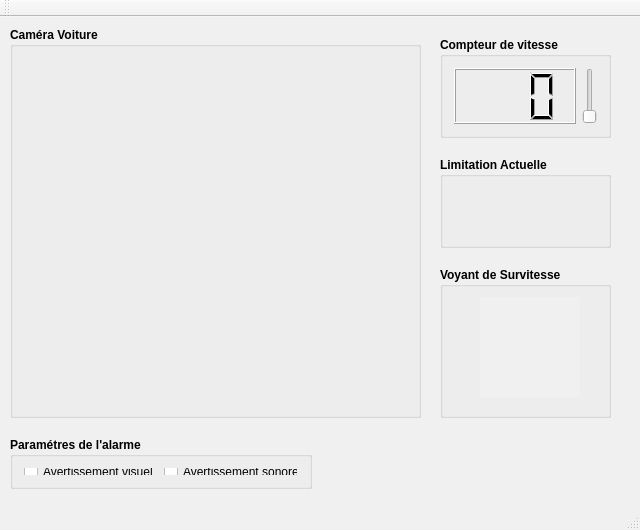
<?xml version="1.0" encoding="UTF-8"?>
<ui version="4.0">
 <class>MainWindow</class>
 <widget class="QMainWindow" name="MainWindow">
  <property name="enabled">
   <bool>true</bool>
  </property>
  <property name="geometry">
   <rect>
    <x>0</x>
    <y>0</y>
    <width>640</width>
    <height>530</height>
   </rect>
  </property>
  <property name="minimumSize">
   <size>
    <width>640</width>
    <height>530</height>
   </size>
  </property>
  <property name="maximumSize">
   <size>
    <width>640</width>
    <height>530</height>
   </size>
  </property>
  <property name="palette">
   <palette>
    <active>
     <colorrole role="Base">
      <brush brushstyle="SolidPattern">
       <color alpha="255">
        <red>255</red>
        <green>255</green>
        <blue>255</blue>
       </color>
      </brush>
     </colorrole>
     <colorrole role="Window">
      <brush brushstyle="SolidPattern">
       <color alpha="255">
        <red>240</red>
        <green>240</green>
        <blue>240</blue>
       </color>
      </brush>
     </colorrole>
    </active>
    <inactive>
     <colorrole role="Base">
      <brush brushstyle="SolidPattern">
       <color alpha="255">
        <red>255</red>
        <green>255</green>
        <blue>255</blue>
       </color>
      </brush>
     </colorrole>
     <colorrole role="Window">
      <brush brushstyle="SolidPattern">
       <color alpha="255">
        <red>240</red>
        <green>240</green>
        <blue>240</blue>
       </color>
      </brush>
     </colorrole>
    </inactive>
    <disabled>
     <colorrole role="Base">
      <brush brushstyle="SolidPattern">
       <color alpha="255">
        <red>240</red>
        <green>240</green>
        <blue>240</blue>
       </color>
      </brush>
     </colorrole>
     <colorrole role="Window">
      <brush brushstyle="SolidPattern">
       <color alpha="255">
        <red>240</red>
        <green>240</green>
        <blue>240</blue>
       </color>
      </brush>
     </colorrole>
    </disabled>
   </palette>
  </property>
  <property name="windowTitle">
   <string>Fenêtre Principale</string>
  </property>
  <property name="windowIcon">
   <iconset>
    <normaloff>build/medias/img/logo_SAET.jpg</normaloff>build/medias/img/logo_SAET.jpg</iconset>
  </property>
  <widget class="QWidget" name="centralWidget">
   <widget class="QGroupBox" name="gbCamera">
    <property name="geometry">
     <rect>
      <x>10</x>
      <y>10</y>
      <width>411</width>
      <height>391</height>
     </rect>
    </property>
    <property name="font">
     <font>
      <pointsize>9</pointsize>
      <weight>75</weight>
      <bold>true</bold>
      <underline>false</underline>
     </font>
    </property>
    <property name="title">
     <string>Caméra Voiture</string>
    </property>
    <widget class="QLabel" name="lablFrame">
     <property name="geometry">
      <rect>
       <x>20</x>
       <y>30</y>
       <width>361</width>
       <height>321</height>
      </rect>
     </property>
     <property name="font">
      <font>
       <weight>50</weight>
       <bold>false</bold>
       <underline>false</underline>
      </font>
     </property>
     <property name="text">
      <string/>
     </property>
     <property name="scaledContents">
      <bool>false</bool>
     </property>
     <property name="alignment">
      <set>Qt::AlignCenter</set>
     </property>
    </widget>
   </widget>
   <widget class="QGroupBox" name="gbAlarmes">
    <property name="geometry">
     <rect>
      <x>10</x>
      <y>420</y>
      <width>302</width>
      <height>52</height>
     </rect>
    </property>
    <property name="font">
     <font>
      <pointsize>9</pointsize>
      <weight>75</weight>
      <bold>true</bold>
      <underline>false</underline>
     </font>
    </property>
    <property name="title">
     <string>Paramétres de l'alarme</string>
    </property>
    <property name="flat">
     <bool>false</bool>
    </property>
    <property name="checkable">
     <bool>false</bool>
    </property>
    <layout class="QHBoxLayout" name="horizontalLayout_2">
     <item>
      <widget class="QCheckBox" name="cvPRondAvertVisu">
       <property name="enabled">
        <bool>true</bool>
       </property>
       <property name="font">
        <font>
         <pointsize>9</pointsize>
         <weight>50</weight>
         <bold>false</bold>
         <underline>false</underline>
        </font>
       </property>
       <property name="text">
        <string>Avertissement visuel</string>
       </property>
       <property name="iconSize">
        <size>
         <width>20</width>
         <height>20</height>
        </size>
       </property>
       <property name="checked">
        <bool>false</bool>
       </property>
       <property name="autoRepeat">
        <bool>false</bool>
       </property>
       <property name="tristate">
        <bool>false</bool>
       </property>
      </widget>
     </item>
     <item>
      <widget class="QCheckBox" name="cvPRondAvertSon">
       <property name="font">
        <font>
         <pointsize>9</pointsize>
         <weight>50</weight>
         <bold>false</bold>
         <underline>false</underline>
        </font>
       </property>
       <property name="text">
        <string>Avertissement sonore</string>
       </property>
      </widget>
     </item>
    </layout>
   </widget>
   <widget class="QGroupBox" name="gbCompteurVitesse">
    <property name="geometry">
     <rect>
      <x>440</x>
      <y>20</y>
      <width>171</width>
      <height>101</height>
     </rect>
    </property>
    <property name="font">
     <font>
      <pointsize>9</pointsize>
      <weight>75</weight>
      <bold>true</bold>
      <underline>false</underline>
     </font>
    </property>
    <property name="title">
     <string>Compteur de vitesse</string>
    </property>
    <layout class="QHBoxLayout" name="horizontalLayout">
     <item>
      <widget class="QLCDNumber" name="lcdCompteurVit">
       <property name="smallDecimalPoint">
        <bool>false</bool>
       </property>
       <property name="digitCount">
        <number>3</number>
       </property>
      </widget>
     </item>
     <item>
      <widget class="QSlider" name="sliderCompteur">
       <property name="maximum">
        <number>150</number>
       </property>
       <property name="orientation">
        <enum>Qt::Vertical</enum>
       </property>
      </widget>
     </item>
    </layout>
   </widget>
   <widget class="QGroupBox" name="groupBox">
    <property name="geometry">
     <rect>
      <x>440</x>
      <y>250</y>
      <width>171</width>
      <height>151</height>
     </rect>
    </property>
    <property name="font">
     <font>
      <pointsize>9</pointsize>
      <weight>75</weight>
      <bold>true</bold>
      <underline>false</underline>
     </font>
    </property>
    <property name="title">
     <string>Voyant de Survitesse</string>
    </property>
    <widget class="QLabel" name="lablVoyantSurvitesse">
     <property name="geometry">
      <rect>
       <x>40</x>
       <y>30</y>
       <width>100</width>
       <height>100</height>
      </rect>
     </property>
     <property name="autoFillBackground">
      <bool>true</bool>
     </property>
     <property name="text">
      <string/>
     </property>
    </widget>
   </widget>
   <widget class="QGroupBox" name="groupBox_3">
    <property name="geometry">
     <rect>
      <x>440</x>
      <y>140</y>
      <width>171</width>
      <height>91</height>
     </rect>
    </property>
    <property name="font">
     <font>
      <pointsize>9</pointsize>
      <weight>75</weight>
      <bold>true</bold>
     </font>
    </property>
    <property name="title">
     <string>Limitation Actuelle</string>
    </property>
    <widget class="QLabel" name="lablLimitationActuelle">
     <property name="geometry">
      <rect>
       <x>30</x>
       <y>30</y>
       <width>111</width>
       <height>41</height>
      </rect>
     </property>
     <property name="font">
      <font>
       <pointsize>20</pointsize>
       <weight>50</weight>
       <bold>false</bold>
       <underline>false</underline>
      </font>
     </property>
     <property name="text">
      <string/>
     </property>
     <property name="alignment">
      <set>Qt::AlignCenter</set>
     </property>
    </widget>
   </widget>
   <widget class="QLabel" name="lablLogo">
    <property name="geometry">
     <rect>
      <x>490</x>
      <y>410</y>
      <width>80</width>
      <height>80</height>
     </rect>
    </property>
    <property name="text">
     <string/>
    </property>
   </widget>
  </widget>
  <widget class="QMenuBar" name="menuBar">
   <property name="geometry">
    <rect>
     <x>0</x>
     <y>0</y>
     <width>640</width>
     <height>21</height>
    </rect>
   </property>
  </widget>
  <widget class="QToolBar" name="mainToolBar">
   <attribute name="toolBarArea">
    <enum>TopToolBarArea</enum>
   </attribute>
   <attribute name="toolBarBreak">
    <bool>false</bool>
   </attribute>
  </widget>
  <widget class="QStatusBar" name="statusBar"/>
 </widget>
 <layoutdefault spacing="6" margin="11"/>
 <resources/>
 <connections/>
</ui>
